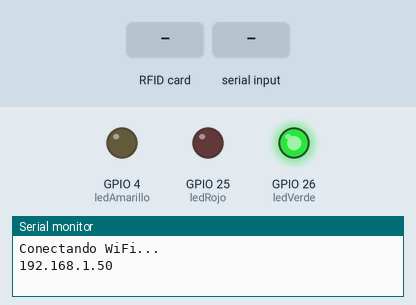
Simulated run of this sketch. Board: ESP32. On the bench: output pins drawn as LEDs (lit = HIGH), the last lines printed to the serial monitor. Inputs (shaded band) come from the test bench. WiFi joins after 1.5 s; servers stay silent unless stated.

Above: at 2.7 s.
2.8 s: RFID card AD 69 8F 21 held to the reader
At 3.6 s:
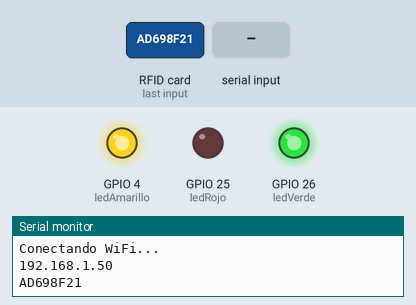
5.8 s: "ROJO_ON\n" received over Serial
At 6.7 s:
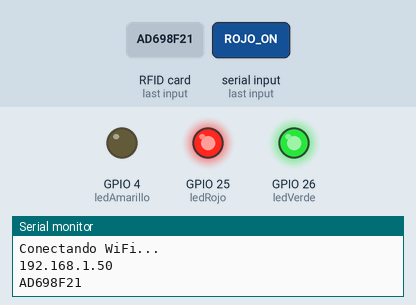
7.3 s: "VERDE_OFF\n" received over Serial
At 7.6 s:
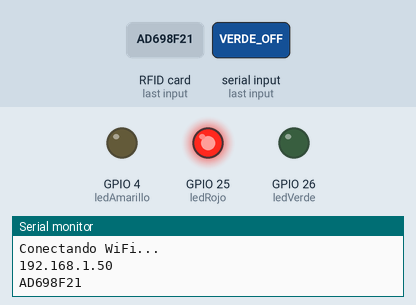
8.8 s: "ROJO_OFF\n" received over Serial
At 9.7 s:
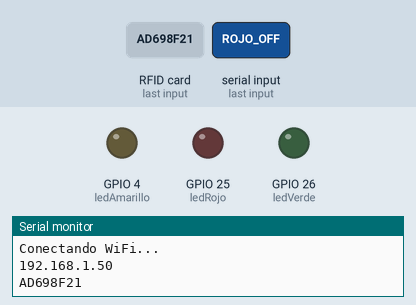
10.3 s: RFID card AD 69 8F 21 held to the reader
At 11.5 s:
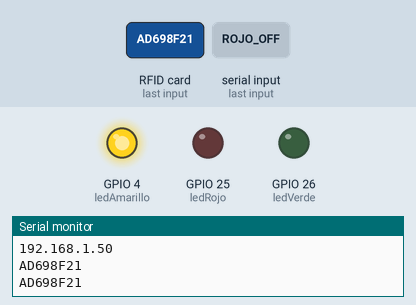
13.3 s: "VERDE_ON\n" received over Serial
At 13.6 s:
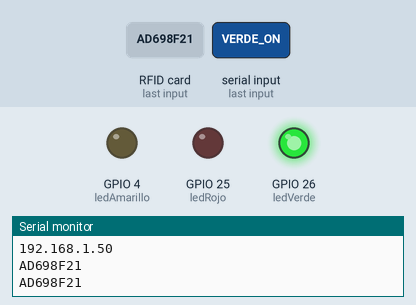
Timing chart, 0 to 15.8 s (numbered marks = the images above; inputs shaded):
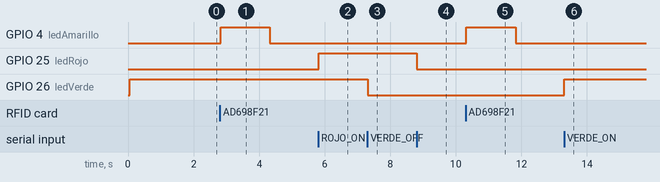

The sketch:

esp32_iot.ino
```cpp
#include <WiFi.h>
// Librería WiFi del ESP32
// Permite conectar el ESP32 a internet o red local

#include <WebServer.h>
// Librería para crear servidor web interno
// El ESP32 crea una página web local

#include <SPI.h>
// Librería comunicación SPI
// Necesaria para el RFID

#include <MFRC522.h>
// Librería del módulo RFID RC522

// ================= PINES RFID ==================

#define SS_PIN 5
// Pin SDA del RFID conectado al GPIO 5

#define RST_PIN 22
// Pin RST del RFID conectado al GPIO 22

MFRC522 rfid(SS_PIN, RST_PIN);
// Crea objeto RFID

// ================= WIFI ==================

// NOMBRE DEL HOTSPOT O WIFI
const char* ssid = "Moto50fusion";

// CONTRASEÑA DEL WIFI
const char* password = "contraseña";

/*
PARA CAMBIAR A OTRO CELULAR:

const char* ssid = "SamsungJuan";
const char* password = "12345678";

SOLO SE MODIFICAN ESTAS DOS LINEAS
*/

// ================= SERVIDOR WEB ==================

WebServer server(80);
// Crea servidor web puerto 80

/*
Puerto 80 = páginas web normales
*/

// ================= RFID ==================

String tarjetaValida = "AD698F21";
// UID autorizado de la tarjeta RFID

// ================= VARIABLES WEB ==================

String estadoLibres = "M1,M2,M3,M4,M5,M6";
// Guarda módulos libres

String estadoMalParqueo = "NO";
// Guarda estado mal parqueo

String ultimaTarjeta = "NINGUNA";
// Guarda último usuario RFID

String horaAcceso = "--";
// Guarda hora del último acceso

// ================= LEDS ==================

int ledRojo = 25;
// LED rojo mal parqueo

int ledVerde = 26;
// LED verde zonas libres

int ledAmarillo = 4;
// LED amarillo acceso RFID

// ================= PAGINA WEB ==================

void pagina() {

  // Crea contenido HTML
  String html = "<html><head><meta charset='UTF-8'>";

  // Refresca página cada 2 segundos
  html += "<meta http-equiv='refresh' content='2'>";

  // Título navegador
  html += "<title>Parqueadero</title></head><body>";

  // Título principal
  html += "<h2>PARQUEADERO INTELIGENTE</h2>";

  // Mostrar módulos libres
  html += "<p><b>Libres:</b> " + estadoLibres + "</p>";

  // Mostrar mal parqueo
  html += "<p><b>Mal parqueo:</b> " + estadoMalParqueo + "</p>";

  // Mostrar último RFID
  html += "<p><b>RFID:</b> " + ultimaTarjeta + "</p>";

  // Mostrar tiempo acceso
  html += "<p><b>Hora:</b> " + horaAcceso + "</p>";

  // Cierra HTML
  html += "</body></html>";

  // Envía página al navegador
  server.send(200, "text/html", html);
}

// ================= SETUP ==================

void setup() {

  // Inicia puerto serial
  Serial.begin(115200);

  // Inicia SPI RFID
  SPI.begin(18,19,23,5);

  // Inicializa RFID
  rfid.PCD_Init();

  // Configura LEDs salida
  pinMode(ledRojo, OUTPUT);
  pinMode(ledVerde, OUTPUT);
  pinMode(ledAmarillo, OUTPUT);

  // Estados iniciales LEDs
  digitalWrite(ledRojo, LOW);
  digitalWrite(ledVerde, HIGH);
  digitalWrite(ledAmarillo, LOW);

  // ================= WIFI ==================

  // Conecta ESP32 al WiFi
  WiFi.begin(ssid, password);

  // Espera conexión WiFi
  while(WiFi.status() != WL_CONNECTED) {
    delay(500);while(WiFi.status() != WL_CONNECTED) {

  Serial.println("Conectando WiFi...");

  delay(1000);
    }
  }

  /*
  Cuando conecta:
  El hotspot o router le asigna automáticamente una IP
  */

  // Página principal "/"
  server.on("/", pagina);

  // Inicia servidor web
  server.begin();

  // Muestra IP en monitor serial
  Serial.println(WiFi.localIP());

  /*
  Esa IP es la que abres desde:
  celular
  computador
  navegador

  Ejemplo:
  http://10.66.128.18
  */
}

// ================= LOOP ==================

void loop() {

  // Atiende clientes web
  server.handleClient();

  // ================= DATOS PYTHON ==================

  if(Serial.available()) {

    // Lee mensaje serial
    String dato = Serial.readStringUntil('\n');

    // Limpia espacios
    dato.trim();

    // ================= MAL PARQUEO ==================

    if(dato == "ROJO_ON") {

      digitalWrite(ledRojo, HIGH);

      estadoMalParqueo = "SI";
    }

    else if(dato == "ROJO_OFF") {

      digitalWrite(ledRojo, LOW);

      estadoMalParqueo = "NO";
    }

    // ================= ZONAS LIBRES ==================

    else if(dato == "VERDE_ON") {

      digitalWrite(ledVerde, HIGH);
    }

    else if(dato == "VERDE_OFF") {

      digitalWrite(ledVerde, LOW);
    }

    // ================= MODULOS LIBRES ==================

    else if(dato.startsWith("LIBRES:")) {

      // Guarda módulos libres enviados por Python
      estadoLibres = dato.substring(7);
    }
  }

  // ================= RFID ==================

  // Espera tarjeta RFID
  if (!rfid.PICC_IsNewCardPresent()) return;

  // Lee tarjeta
  if (!rfid.PICC_ReadCardSerial()) return;

  String uid = "";

  // Convierte UID a texto
  for (byte i = 0; i < rfid.uid.size; i++) {

    uid += String(rfid.uid.uidByte[i], HEX);
  }

  // Convierte mayúsculas
  uid.toUpperCase();

  // Envía UID a Python
  Serial.println(uid);

  // ================= TARJETA AUTORIZADA ==================

  if(uid == tarjetaValida) {

    // Guarda nombre usuario
    ultimaTarjeta = "ING HAROLD";

    // Guarda tiempo desde encendido
    horaAcceso = String(millis()/1000) + " seg";

    // Enciende LED amarillo
    digitalWrite(ledAmarillo, HIGH);

    delay(1500);

    digitalWrite(ledAmarillo, LOW);
  }

  delay(300);
}
```

Measured:
- after the input at 2.8 s, GPIO 4 (ledAmarillo): LOW → HIGH at once, → LOW 1.5 s later
- after the input at 5.8 s, GPIO 25 (ledRojo): LOW → HIGH at once
- after the input at 7.3 s, GPIO 26 (ledVerde): HIGH → LOW at once
- after the input at 8.8 s, GPIO 25 (ledRojo): HIGH → LOW at once
- after the input at 10.3 s, GPIO 4 (ledAmarillo): LOW → HIGH at once, → LOW 1.5 s later
- after the input at 13.3 s, GPIO 26 (ledVerde): LOW → HIGH at once
